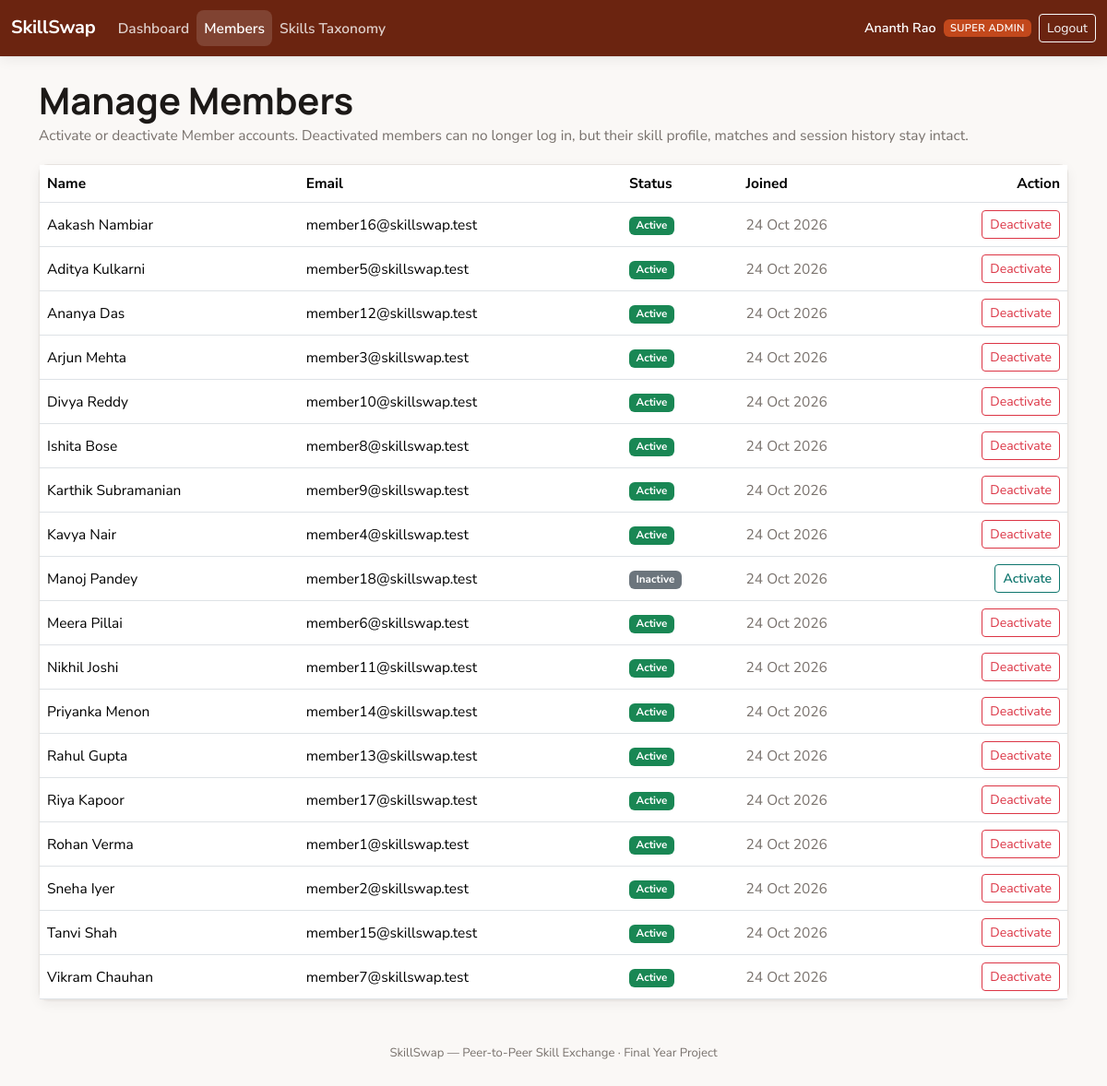
/index.php?route=admin/members (signed in), run on the app's committed database.
### tables this page shows
CREATE TABLE users (
    id            INT AUTO_INCREMENT PRIMARY KEY,
    name          VARCHAR(100) NOT NULL,
    email         VARCHAR(150) NOT NULL UNIQUE,
    password      VARCHAR(255) NOT NULL,
    role          ENUM('super_admin','member') NOT NULL DEFAULT 'member',
    status        ENUM('active','inactive') NOT NULL DEFAULT 'active',
    bio           VARCHAR(500) DEFAULT NULL,
    created_at    TIMESTAMP NOT NULL DEFAULT CURRENT_TIMESTAMP
);

### app/controllers/AdminController.php (called while the page is built, shortened)
<?php
require_once __DIR__ . '/../models/User.php';
class AdminController
{
    public function members(): void
    {
        $members = User::allMembers();
        require __DIR__ . '/../views/admin/members.php';
    }
}

### public/index.php (called while the page is built, shortened)
<?php
require_once __DIR__ . '/../core/helpers.php';
require_once __DIR__ . '/../core/Database.php';
require_once __DIR__ . '/../app/models/User.php';
require_once __DIR__ . '/../app/controllers/AdminController.php';
$router = new Router();
$router->get('login', fn() => (new AuthController())->showLogin());
$router->post('login', fn() => (new AuthController())->login());
$router->post('logout', fn() => (new AuthController())->logout());
$router->get('register', fn() => (new AuthController())->showRegister());
$router->post('register', fn() => (new AuthController())->register());
$router->get('admin/dashboard', fn() => (new AdminController())->dashboard());
$router->get('admin/members', fn() => (new AdminController())->members());
$router->post('admin/members/status', fn() => (new AdminController())->memberStatus());
$router->get('admin/skills', fn() => (new AdminController())->skills());
$router->post('admin/skills/store', fn() => (new AdminController())->skillStore());
$router->post('admin/skills/update', fn() => (new AdminController())->skillUpdate());
$router->post('admin/skills/toggle', fn() => (new AdminController())->skillToggle());
$router->get('member/dashboard', fn() => (new MemberController())->dashboard());
$router->get('member/profile', fn() => (new MemberController())->profile());
$router->post('member/profile/bio', fn() => (new MemberController())->profileBio());
$router->post('member/skills/add', fn() => (new MemberController())->skillAdd());
$router->post('member/skills/remove', fn() => (new MemberController())->skillRemove());
$router->get('member/directory', fn() => (new MemberController())->directory());
$router->get('member/sessions', fn() => (new MemberController())->sessions());
$router->get('member/sessions/detail', fn() => (new SessionController())->detail());
$router->post('sessions/request', fn() => (new SessionController())->request());
$router->post('sessions/accept', fn() => (new SessionController())->accept());
$router->post('sessions/decline', fn() => (new SessionController())->decline());
$router->post('sessions/cancel', fn() => (new SessionController())->cancel());
$router->post('sessions/complete', fn() => (new SessionController())->complete());
$router->get('sessions/messages/poll', fn() => (new SessionController())->messagesPoll());
$router->post('sessions/messages/send', fn() => (new SessionController())->messagesSend());
$route = $_GET['route'] ?? '';
$router->dispatch($_SERVER['REQUEST_METHOD'], $route);

### core/Router.php (called while the page is built, shortened)
<?php
class Router
{
    private array $routes = ['GET' => [], 'POST' => []];
    public function get(string $route, callable $handler): void
    {
        $this->routes['GET'][$route] = $handler;
    }
    public function post(string $route, callable $handler): void
    {
        $this->routes['POST'][$route] = $handler;
    }
    public function dispatch(string $method, string $route): void
    {
        $handler = $this->routes[$method][$route] ?? null;
        try {
            $handler();
        } catch (Throwable $e) {
            error_log($e->getMessage());
            http_response_code(500);
            require __DIR__ . '/../app/views/errors/500.php';
        }
    }
}

### core/Database.php (called while the page is built)
<?php
class Database
{
    private static ?PDO $instance = null;
    public static function connect(): PDO
    {
        if (self::$instance === null) {
            $config = require __DIR__ . '/../config/database.php';
            $dsn = sprintf(
                'mysql:host=%s;port=%d;dbname=%s;charset=%s',
                $config['host'],
                $config['port'],
                $config['database'],
                $config['charset']
            );
            self::$instance = new PDO($dsn, $config['username'], $config['password'], [
                PDO::ATTR_ERRMODE            => PDO::ERRMODE_EXCEPTION,
                PDO::ATTR_DEFAULT_FETCH_MODE => PDO::FETCH_ASSOC,
                PDO::ATTR_EMULATE_PREPARES   => false,
            ]);
        }
        return self::$instance;
    }
}

### app/models/User.php (called while the page is built, shortened)
<?php
class User
{
    public static function allMembers(): array
    {
        $stmt = Database::connect()->query(
            "SELECT * FROM users WHERE role = 'member' ORDER BY name"
        );
        return $stmt->fetchAll();
    }
}

### core/helpers.php (called while the page is built, shortened)
<?php
function e(?string $value): string
{
    return htmlspecialchars($value ?? '', ENT_QUOTES, 'UTF-8');
}
function format_date(?string $date): string
{
    $ts = strtotime($date);
    return $ts === false ? '-' : date('d M Y', $ts);
}

### app/views/admin/members.php (the view, shortened to what this page needs)
<?php require __DIR__ . '/../partials/header.php'; ?>
<?php require __DIR__ . '/../partials/navbar.php'; ?>
<div class="container py-4">
    <h1 class="page-title">Manage Members</h1>
    <p class="page-subtitle">Activate or deactivate Member accounts. Deactivated members can no longer log in, but their skill profile, matches and session history stay intact.</p>
    <div class="card">
        <div class="card-body p-0">
            <table class="table table-hover mb-0 align-middle">
                <thead>
                <tr>
                    <th>Name</th>
                    <th>Email</th>
                    <th>Status</th>
                    <th>Joined</th>
                    <th class="text-end">Action</th>
                </tr>
                </thead>
                <tbody>
                <?php foreach ($members as $m): ?>
                    <tr>
                        <td><?= e($m['name']) ?></td>
                        <td><?= e($m['email']) ?></td>
                        <td>
                            <span class="badge <?= $m['status'] === 'active' ? 'text-bg-success' : 'text-bg-secondary' ?>">
                                <?= e(ucfirst($m['status'])) ?>
                            </span>
                        </td>
                        <td class="text-muted"><?= format_date($m['created_at']) ?></td>
                        <td class="text-end">
                            <form method="POST" action="/index.php?route=admin/members/status" class="d-inline">
                                <button type="submit" class="btn btn-sm <?= $m['status'] === 'active' ? 'btn-outline-danger' : 'btn-outline-teal' ?>">
                                    <?= $m['status'] === 'active' ? 'Deactivate' : 'Activate' ?>
                                </button>
                            </form>
                        </td>
                    </tr>
                <?php endforeach; ?>
                </tbody>
            </table>
        </div>
    </div>
</div>
<?php require __DIR__ . '/../partials/footer.php'; ?>

### public/assets/css/style.css (style rules this page uses)
:root { --ss-primary-900: #6b2410; --ss-primary-700: #a83a16; --ss-primary-600: #c2481c; --ss-primary-100: #fbe0d0; --ss-primary-50: #fdf4ee; --ss-teal-900: #0f3f3c; --ss-teal-700: #0f766e; --ss-teal-600: #14837a; --ss-teal-100: #d3f2ec; --ss-ink-900: #1c1917; --ss-ink-700: #44403c; --ss-ink-500: #78716c; --ss-ink-300: #d6d3d1; --ss-ink-100: #f5f3f1; --ss-green: #15803d; --ss-red: #b3261e; --ss-amber: #8a5a1b; --ss-sand: #f5e7d0; --ss-bg: #faf8f6; --ss-surface: #ffffff; --ss-border: #e7e3df; --bs-body-color: #1c1917; --bs-secondary-color: #78716c; --bs-heading-color: #1c1917; --ss-radius: 10px; --ss-shadow: 0 1px 2px rgba(28, 25, 23, 0.05), 0 4px 14px rgba(28, 25, 23, 0.06); }
* { box-sizing: border-box; }
body { background: var(--ss-bg); color: var(--ss-ink-900); font-family: 'Nunito Sans', -apple-system, BlinkMacSystemFont, 'Segoe UI', sans-serif; font-size: 0.97rem; }
h1, h2, h3, h4, h5, .stat-value, .page-title { font-family: 'Manrope', -apple-system, BlinkMacSystemFont, 'Segoe UI', sans-serif; }
.page-title { color: var(--ss-ink-900); font-weight: 700; margin-bottom: 0.15rem; }
.page-subtitle { color: var(--ss-ink-500); margin-bottom: 1.25rem; }
.btn-outline-teal { border-color: var(--ss-teal-700); color: var(--ss-teal-700); font-weight: 600; }
.card { border: 1px solid var(--ss-border); border-radius: var(--ss-radius); box-shadow: var(--ss-shadow); }

### data on the page
users: name "Aakash Nambiar", email "member16@skillswap.test", status "Active", created_at "24 Oct 2026", shows "Deactivate"
users: name "Aditya Kulkarni", email "member5@skillswap.test", status "Active", created_at "24 Oct 2026", shows "Deactivate"
users: name "Ananya Das", email "member12@skillswap.test", status "Active", created_at "24 Oct 2026", shows "Deactivate"
users: name "Arjun Mehta", email "member3@skillswap.test", status "Active", created_at "24 Oct 2026", shows "Deactivate"
users: name "Divya Reddy", email "member10@skillswap.test", status "Active", created_at "24 Oct 2026", shows "Deactivate"
users: name "Ishita Bose", email "member8@skillswap.test", status "Active", created_at "24 Oct 2026", shows "Deactivate"
users: name "Karthik Subramanian", email "member9@skillswap.test", status "Active", created_at "24 Oct 2026", shows "Deactivate"
users: name "Kavya Nair", email "member4@skillswap.test", status "Active", created_at "24 Oct 2026", shows "Deactivate"
users: name "Manoj Pandey", email "member18@skillswap.test", status "Inactive", created_at "24 Oct 2026", shows "Activate"
users: name "Meera Pillai", email "member6@skillswap.test", status "Active", created_at "24 Oct 2026", shows "Deactivate"
users: name "Nikhil Joshi", email "member11@skillswap.test", status "Active", created_at "24 Oct 2026", shows "Deactivate"
users: name "Priyanka Menon", email "member14@skillswap.test", status "Active", created_at "24 Oct 2026", shows "Deactivate"
users: name "Rahul Gupta", email "member13@skillswap.test", status "Active", created_at "24 Oct 2026", shows "Deactivate"
users: name "Riya Kapoor", email "member17@skillswap.test", status "Active", created_at "24 Oct 2026", shows "Deactivate"
users: name "Rohan Verma", email "member1@skillswap.test", status "Active", created_at "24 Oct 2026", shows "Deactivate"
users: name "Sneha Iyer", email "member2@skillswap.test", status "Active", created_at "24 Oct 2026", shows "Deactivate"
users: name "Tanvi Shah", email "member15@skillswap.test", status "Active", created_at "24 Oct 2026", shows "Deactivate"
users: name "Vikram Chauhan", email "member7@skillswap.test", status "Active", created_at "24 Oct 2026", shows "Deactivate"

### other printed values
$label "Dashboard"
$label "Members"
$label "Skills Taxonomy"
Auth::name() "Ananth Rao"
